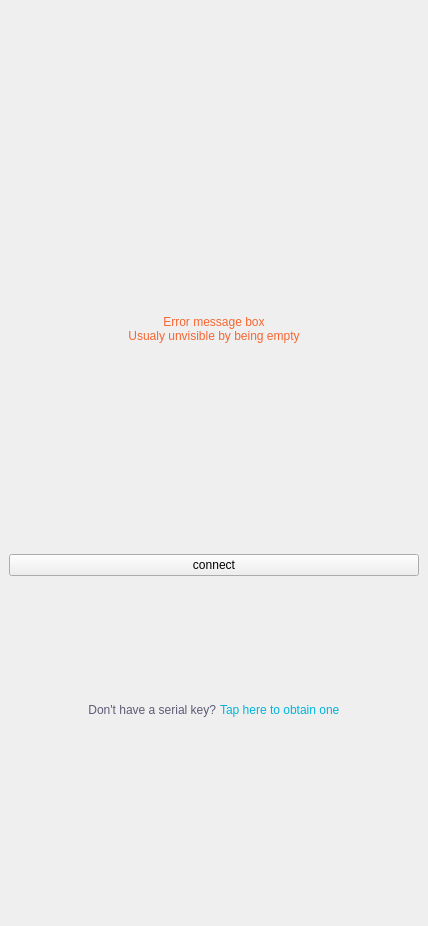
<?xml version="1.0" encoding="UTF-8"?>
<ui version="4.0">
 <class>Login</class>
 <widget class="QWidget" name="Login">
  <property name="geometry">
   <rect>
    <x>0</x>
    <y>0</y>
    <width>428</width>
    <height>926</height>
   </rect>
  </property>
  <property name="windowTitle">
   <string>Form</string>
  </property>
  <layout class="QVBoxLayout" name="verticalLayout">
   <property name="spacing">
    <number>0</number>
   </property>
   <property name="leftMargin">
    <number>0</number>
   </property>
   <property name="topMargin">
    <number>0</number>
   </property>
   <property name="rightMargin">
    <number>0</number>
   </property>
   <property name="bottomMargin">
    <number>0</number>
   </property>
   <item>
    <widget class="DapGuiWidget" name="Background" native="true">
     <property name="cssStyle" stdset="0">
      <string>backgroundcolor</string>
     </property>
     <layout class="QHBoxLayout" name="horizontalLayout_4">
      <property name="spacing">
       <number>0</number>
      </property>
      <property name="leftMargin">
       <number>0</number>
      </property>
      <property name="topMargin">
       <number>0</number>
      </property>
      <property name="rightMargin">
       <number>0</number>
      </property>
      <property name="bottomMargin">
       <number>0</number>
      </property>
      <item>
       <widget class="DapGuiWidget" name="MainWidget" native="true">
        <property name="cssStyle" stdset="0">
         <string>window base-widget nobackground</string>
        </property>
        <layout class="QVBoxLayout" name="verticalLayout_2">
         <property name="spacing">
          <number>0</number>
         </property>
         <property name="leftMargin">
          <number>0</number>
         </property>
         <property name="topMargin">
          <number>0</number>
         </property>
         <property name="rightMargin">
          <number>0</number>
         </property>
         <property name="bottomMargin">
          <number>0</number>
         </property>
         <item>
          <widget class="DapGuiWidget" name="kelGuiWidget_2" native="true">
           <property name="cssStyle" stdset="0">
            <string>login-margin-connect-top</string>
           </property>
          </widget>
         </item>
         <item>
          <widget class="DapGuiWidget" name="widget" native="true">
           <property name="cssStyle" stdset="0">
            <string>login-logo-holder</string>
           </property>
           <layout class="QHBoxLayout" name="horizontalLayout">
            <property name="spacing">
             <number>0</number>
            </property>
            <property name="leftMargin">
             <number>0</number>
            </property>
            <property name="topMargin">
             <number>0</number>
            </property>
            <property name="rightMargin">
             <number>0</number>
            </property>
            <property name="bottomMargin">
             <number>0</number>
            </property>
            <item>
             <widget class="DapGuiLabel" name="label">
              <property name="text">
               <string/>
              </property>
              <property name="cssStyle" stdset="0">
               <string>login_logo noborder nobackground</string>
              </property>
             </widget>
            </item>
           </layout>
          </widget>
         </item>
         <item>
          <widget class="DapGuiWidget" name="kelGuiWidget_4" native="true">
           <property name="styleSheet">
            <string notr="true">#kelGuiWidget_4{ 	height: 20px; 	min-height: 20px; 	max-height: 20px; background-color: rgba(0,0,0,0);}</string>
           </property>
           <property name="cssStyle" stdset="0">
            <string>login-margin-bottom</string>
           </property>
          </widget>
         </item>
         <item>
          <widget class="DapGuiLabel" name="lStatus">
           <property name="styleSheet">
            <string notr="true">#lStatus{ 	font: 13px/18px; 
 	color: #F56631; 
 	font-family: 'Lato'; 
 	font-weight: normal; 	font-style: normal; 	font-size: normal; 
 	height: 40px; 	min-height: 40px; 	max-height: 40px; 
 	border: none; 
 	background-color: rgba(0,0,0,0); }</string>
           </property>
           <property name="text">
            <string>Error message box
Usualy unvisible by being empty</string>
           </property>
           <property name="alignment">
            <set>Qt::AlignCenter</set>
           </property>
           <property name="cssStyle" stdset="0">
            <string>font13 red_error lato normal login-error-message noborder nobackground</string>
           </property>
          </widget>
         </item>
         <item>
          <widget class="DapGuiWidget" name="kelGuiWidget_5" native="true">
           <property name="cssStyle" stdset="0">
            <string>nobackground</string>
           </property>
           <layout class="QHBoxLayout" name="horizontalLayout_6">
            <property name="spacing">
             <number>0</number>
            </property>
            <property name="leftMargin">
             <number>0</number>
            </property>
            <property name="topMargin">
             <number>0</number>
            </property>
            <property name="rightMargin">
             <number>0</number>
            </property>
            <property name="bottomMargin">
             <number>0</number>
            </property>
            <item>
             <widget class="DapGuiWidget" name="kelGuiWidget" native="true">
              <property name="cssStyle" stdset="0">
               <string>login-width nobackground</string>
              </property>
              <layout class="QVBoxLayout" name="verticalLayout_3">
               <property name="spacing">
                <number>0</number>
               </property>
               <property name="leftMargin">
                <number>0</number>
               </property>
               <property name="topMargin">
                <number>0</number>
               </property>
               <property name="rightMargin">
                <number>0</number>
               </property>
               <property name="bottomMargin">
                <number>0</number>
               </property>
               <item>
                <widget class="DapGuiSeparator" name="kelGuiSeparator" native="true">
                 <property name="styleSheet">
                  <string notr="true"/>
                 </property>
                </widget>
               </item>
               <item>
                <widget class="DapGuiButton" name="btnChooseServer" native="true">
                 <property name="enabled">
                  <bool>false</bool>
                 </property>
                 <property name="cssStyle" stdset="0">
                  <string>cwb_height</string>
                 </property>
                 <property name="mainText" stdset="0">
                  <string>Auto select</string>
                 </property>
                 <property name="subText" stdset="0">
                  <string>choosing server</string>
                 </property>
                 <property name="mainCssClass" stdset="0">
                  <string>darkblue bold font20 lato nobackground noborder</string>
                 </property>
                 <property name="subCssClass" stdset="0">
                  <string>gray uppercase font12 lato nobackground noborder</string>
                 </property>
                 <property name="leftCssClass" stdset="0">
                  <string>darkblue normalbold font30 noborder</string>
                 </property>
                 <property name="separator" stdset="0">
                  <bool>true</bool>
                 </property>
                 <property name="link" stdset="0">
                  <bool>true</bool>
                 </property>
                </widget>
               </item>
               <item>
                <widget class="DapGuiButton" name="btnChooseSerial" native="true">
                 <property name="cssStyle" stdset="0">
                  <string>cwb_height</string>
                 </property>
                 <property name="mainText" stdset="0">
                  <string/>
                 </property>
                 <property name="subText" stdset="0">
                  <string>serial key</string>
                 </property>
                 <property name="mainCssClass" stdset="0">
                  <string>darkblue bold font20 lato nobackground letterspace noborder</string>
                 </property>
                 <property name="subCssClass" stdset="0">
                  <string>gray uppercase font12 lato nobackground noborder</string>
                 </property>
                 <property name="leftCssClass" stdset="0">
                  <string>darkblue normalbold font30 noborder</string>
                 </property>
                 <property name="inputMask" stdset="0">
                  <string/>
                 </property>
                 <property name="separator" stdset="0">
                  <bool>true</bool>
                 </property>
                </widget>
               </item>
              </layout>
             </widget>
            </item>
           </layout>
          </widget>
         </item>
         <item>
          <widget class="DapGuiWidget" name="widget_3" native="true">
           <property name="cssStyle" stdset="0">
            <string>nobackground</string>
           </property>
           <layout class="QHBoxLayout" name="horizontalLayout_2">
            <item>
             <widget class="DapGuiPushButton" name="btnConnect">
              <property name="text">
               <string>connect</string>
              </property>
             </widget>
            </item>
           </layout>
          </widget>
         </item>
         <item>
          <widget class="DapGuiWidget" name="widget_4" native="true">
           <property name="cssStyle" stdset="0">
            <string>nobackground</string>
           </property>
           <layout class="QHBoxLayout" name="horizontalLayout_3">
            <property name="spacing">
             <number>4</number>
            </property>
            <property name="leftMargin">
             <number>0</number>
            </property>
            <property name="topMargin">
             <number>0</number>
            </property>
            <property name="rightMargin">
             <number>0</number>
            </property>
            <property name="bottomMargin">
             <number>0</number>
            </property>
            <item>
             <spacer name="horizontalSpacer">
              <property name="orientation">
               <enum>Qt::Horizontal</enum>
              </property>
              <property name="sizeHint" stdset="0">
               <size>
                <width>40</width>
                <height>20</height>
               </size>
              </property>
             </spacer>
            </item>
            <item>
             <widget class="DapGuiLabel" name="lDontHave">
              <property name="sizePolicy">
               <sizepolicy hsizetype="Minimum" vsizetype="Preferred">
                <horstretch>0</horstretch>
                <verstretch>0</verstretch>
               </sizepolicy>
              </property>
              <property name="styleSheet">
               <string notr="true">#lDontHave{ 	font: 16px/19px; 
 	color: #5C5B74; 
 	font-family: 'Lato'; 
 	font-weight: normal; 	font-style: normal; 	font-size: normal; 
 	border: none; 
 	background-color: rgba(0,0,0,0); }</string>
              </property>
              <property name="text">
               <string>Don't have a serial key?</string>
              </property>
              <property name="alignment">
               <set>Qt::AlignRight|Qt::AlignTrailing|Qt::AlignVCenter</set>
              </property>
              <property name="cssStyle" stdset="0">
               <string>font16 gray_passive lato normal noborder nobackground</string>
              </property>
             </widget>
            </item>
            <item>
             <widget class="DapGuiLabel" name="btnObtainNewKey">
              <property name="sizePolicy">
               <sizepolicy hsizetype="Minimum" vsizetype="Preferred">
                <horstretch>0</horstretch>
                <verstretch>0</verstretch>
               </sizepolicy>
              </property>
              <property name="styleSheet">
               <string notr="true">#btnObtainNewKey{ 	font: 16px/19px; 
 	color: #00B4DB; 
 	font-family: 'Lato'; 
 	font-weight: normal; 	font-style: normal; 	font-size: normal; 
 	border: none; 
 	background-color: rgba(0,0,0,0); }</string>
              </property>
              <property name="text">
               <string>Tap here to obtain one</string>
              </property>
              <property name="cssStyle" stdset="0">
               <string>font16 red lato normal noborder nobackground</string>
              </property>
              <property name="flat" stdset="0">
               <bool>true</bool>
              </property>
             </widget>
            </item>
            <item>
             <spacer name="horizontalSpacer_2">
              <property name="orientation">
               <enum>Qt::Horizontal</enum>
              </property>
              <property name="sizeHint" stdset="0">
               <size>
                <width>40</width>
                <height>20</height>
               </size>
              </property>
             </spacer>
            </item>
           </layout>
          </widget>
         </item>
         <item>
          <widget class="DapGuiWidget" name="kelGuiWidget_3" native="true">
           <property name="cssStyle" stdset="0">
            <string>footer</string>
           </property>
          </widget>
         </item>
        </layout>
       </widget>
      </item>
     </layout>
    </widget>
   </item>
  </layout>
 </widget>
 <customwidgets>
  <customwidget>
   <class>DapGuiLabel</class>
   <extends>QLabel</extends>
   <header>dapguilabel.h</header>
  </customwidget>
  <customwidget>
   <class>DapGuiWidget</class>
   <extends>QWidget</extends>
   <header>dapguiwidget.h</header>
   <container>1</container>
  </customwidget>
  <customwidget>
   <class>DapGuiButton</class>
   <extends>QWidget</extends>
   <header>dapguibutton.h</header>
  </customwidget>
  <customwidget>
   <class>DapGuiPushButton</class>
   <extends>QPushButton</extends>
   <header>dapguipushbutton.h</header>
  </customwidget>
  <customwidget>
   <class>DapGuiSeparator</class>
   <extends>QWidget</extends>
   <header>dapguiseparator.h</header>
  </customwidget>
 </customwidgets>
 <resources/>
 <connections/>
</ui>
